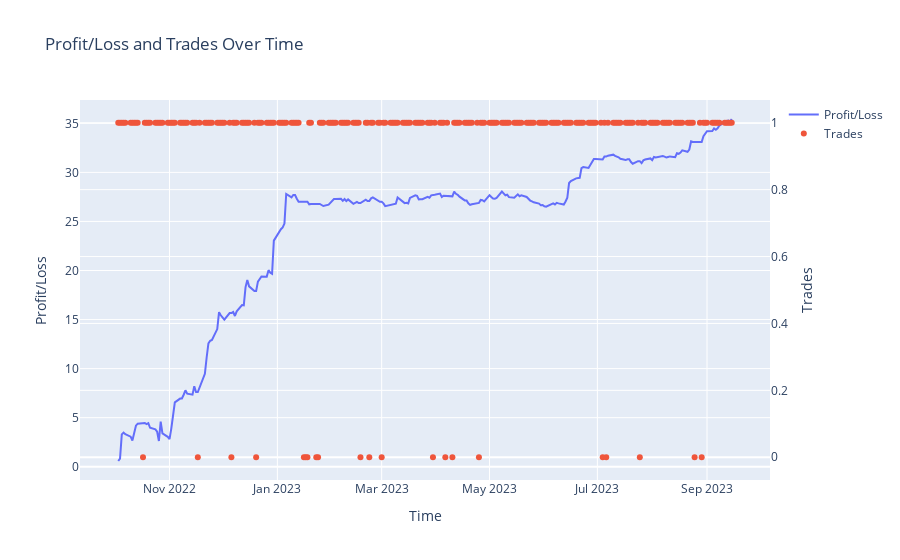

Source (notebook cell):
### Code cell
best_profit, best_rolling_window, best_lower_threshold, best_upper_threshold = ots.study(rolling_window_range=[5,60,5],
                                                                                         lower_threshold_range=[0.0,2,0.1], 
                                                                                         upper_threshold_range=[100,101,1], 
                                                                                         criteria="profit", 
                                                                                         min_trades=10, 
                                                                                         verbose=True, 
                                                                                         plot=True)

### Figure 1 — Plotly figure (JSON) as saved in the notebook; plotly's stock layout.template omitted (floating-point values rounded to 4 significant figures; data arrays with more than 128 entries replaced by an {"elided": "..."} marker saying what was removed)
{"data": [{"mode": "lines", "name": "Profit/Loss", "type": "scatter", "x": {"elided": "500 str values"}, "y": {"elided": "250 float values"}}, {"mode": "markers", "name": "Trades", "type": "scatter", "x": {"elided": "500 str values"}, "y": {"elided": "250 int values"}, "yaxis": "y2"}], "layout": {"title": {"text": "Profit/Loss and Trades Over Time"}, "xaxis": {"title": {"text": "Time"}}, "yaxis": {"title": {"text": "Profit/Loss"}}, "yaxis2": {"overlaying": "y", "side": "right", "title": {"text": "Trades"}}}}
